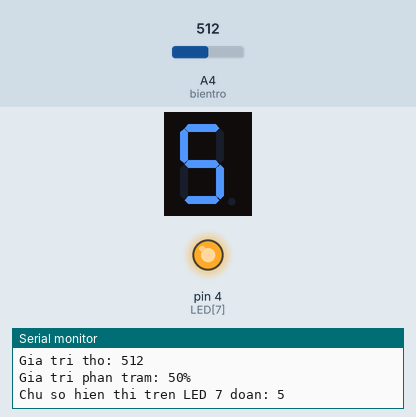
Simulated run of this sketch. Board: Arduino Uno, built with avr-gcc and run on an emulated ATmega328P. Shown: 1-digit seven-segment display, output pins drawn as LEDs (lit = HIGH), the last lines printed to the serial monitor. Wiring (inferred from the names in the program): 1-digit 7-segment display, segments lit when LOW: segments pin 11, pin 10, pin 9, pin 8, pin 7, pin 6, pin 5. The inputs (shaded band) are chosen by the test bench; at power-on: A4 (bientro) = 512. The segment pins are drawn as the display they are named for; pins used as bus, display or sensor lines are not drawn.

Above: at 1.2 s.
1.3 s: A4 (bientro) set to 716
At 2.2 s:
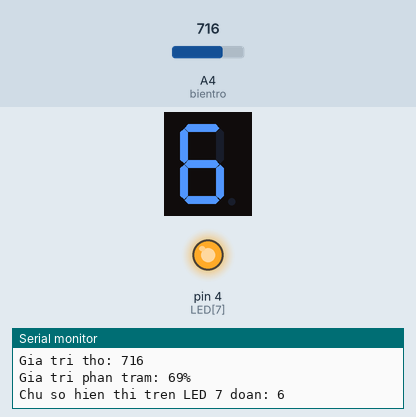
2.8 s: A4 (bientro) set to 900
At 3.3 s:
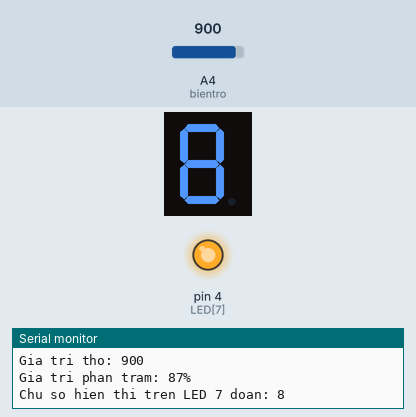
4.3 s: A4 (bientro) set to 1023
At 5.7 s:
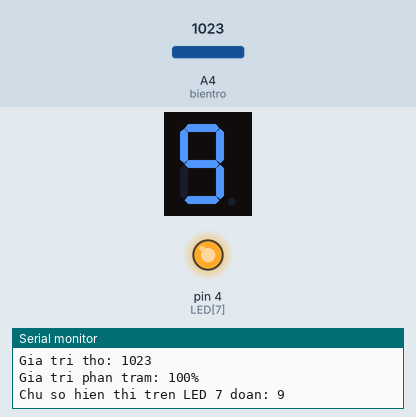
Timing chart, 0 to 7.3 s (numbered marks = the images above; inputs shaded):
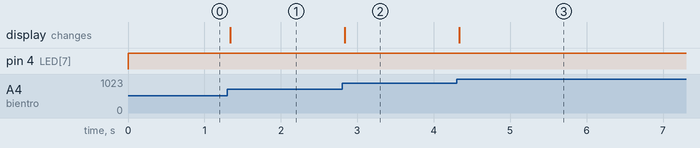

Measured:
- after the input at 1.3 s, the display: changes at once (image 1)
- after the input at 2.8 s, the display: changes at once (image 2)
- after the input at 4.3 s, the display: changes at once (image 3)

The sketch:

ND4.ino
```cpp
const byte LED[8] = {11, 10, 9, 8, 7, 6, 5, 4};
const byte bientro = A4;
int lastVal = -1;

const byte so[10] = {
  B00111111,
  B00000110,
  B01011011,
  B01001111,
  B01100110,
  B01101101,
  B01111101,
  B00000111,
  B01111111,
  B01101111
};

void hien_thi(byte n) {
  for(int i = 0; i < 8; i++) {
    digitalWrite(LED[i], !((n >> i) & 1));
  }
}

void setup() {
  Serial.begin(9600);
  for (int i = 0; i < 8; i++) {
    pinMode(LED[i], OUTPUT);
  }
}

void loop() {
  int value = analogRead(bientro);
  int percent = map(value, 0, 1023, 0, 100);
  int number = percent / 10;
  if (number > 9) number = 9;

  hien_thi(so[number]);

  if (abs(percent - lastVal) >= 2) {
    Serial.println("------------------");

    Serial.print("Gia tri tho: ");
    Serial.println(value);

    Serial.print("Gia tri phan tram: ");
    Serial.print(percent);
    Serial.println("%");

    Serial.print("Chu so hien thi tren LED 7 doan: ");
    Serial.println(number);

    lastVal = percent;
  }
}
```
